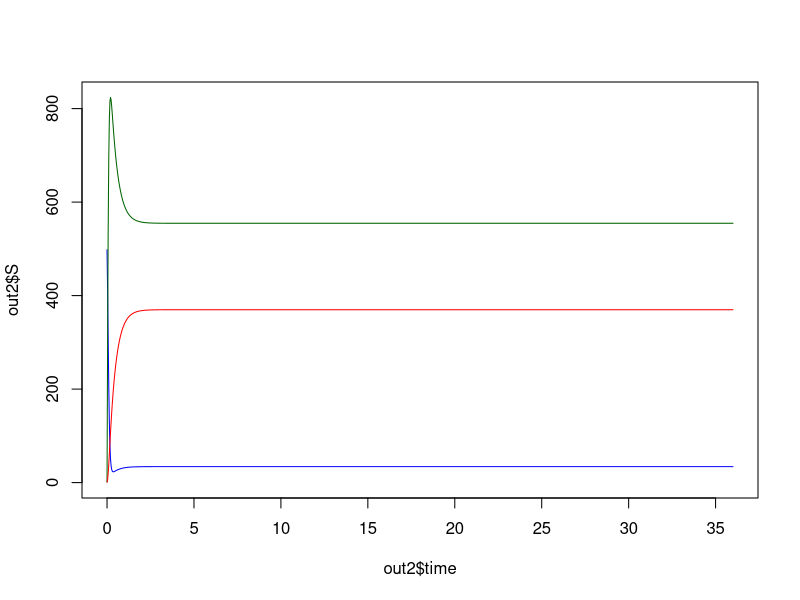

The R script that drew this image:
#############################
#Author: Veronica Malizia
#Date: 10/03/2022
#R version: 3.6.1

#Snails are infecte with a FOIs: human-to-snail
#This modules implements the SEI model for freshwater snail population
#The model provides as outcome the FOIh: snail-to-human
#############################

library(deSolve)
SIE <- function(t, x, parms) {    
    with(as.list(c(parms, x)), {
        N <- S+E+I #is better to work with densities?
        #Logistic growth
        #For population growing with limited amount of resources
        beta <- beta0*(1-N/k)*(S+E) #Infected snails do not reproduce
        dS <- beta - (v+FOIs)*S #susceptible
        dE <- FOIs*S - (v+tau)*E #Exposed: snails are invaded, but larvae are not patent yet. Thus, snails do not shed cercariae
        dI <- tau*E - (v+v2)*I  #Infected: larvae in the snail are mature and snails shed cercariae
        res <- c(dS, dE, dI)
        list(res)
    })
}


## Parameters
max.reproduction.rate=30 #monthly # ~ 1 egg/day 
carrying.capacity=1000 #arbitrary. To be estimated.
lifespan=16 #15-18 months in natural conditions
mortality.rate=0.3 #1/lifespan 
lifespan.reduction=0.8 #arbitrary. Still not enough evidence found.
mortality.rate.infection=1.2 #1/((1-lifespan.reduction)*lifespan)
mu=1 #1 month: lifespan of larvae within the snail, before shedding cercariae
infection.rate=1/mu 
c=0.3 #exposure rate for snails. This should also be a calibrating parameter. 
#For now we assume that snails get in contact with all free-living miracidiae. I think it cannot be >1
chi=0.4 #probability of a successful invasion for a single miracidia getting in contact with the host
# It is for now computed from a Poisson as P(x=1)=0.8*exp(-0.8) using the infection rate from Anderson & May (1991).
# However, I would consider it arbitrary too and then to be estimated. (Or look for data)
miracidiae=176
FOIs=c*chi*miracidiae
parms  <- c(beta0 = max.reproduction.rate, k = carrying.capacity, v = mortality.rate,
            FOIs = FOIs, v2 = mortality.rate.infection, tau = infection.rate)

## vector of timesteps
#I have to stick to monthly timestep as in the main module.
nmonths=36 #3 years
times <- seq(0, nmonths, length = 30*nmonths)

## initial conditions
pop.size=500
E0=1
I0=1
S0=pop.size - 2

## Start values for steady state
xstart <- c(S = S0, E = E0, I = I0)

## Solving
out <-  lsoda(xstart, times, SIE, parms) #tra gli argomenti ha la mia funzione che definisce il sistema differenziale

## Translate the output into a data.frame
out2 <- as.data.frame(out)

## Plotting
plot(out2$time, out2$S, col='blue', ylim=c(0, max(out[,-1])), type='l') #Susceptibles
lines(out2$time, out2$E, col='dark green') #Exposed (infected but not shedding larvae)
lines(out2$time, out2$I, col='red') #Infected (larvae are mature and snails excrete cercariae)
str(out2)
